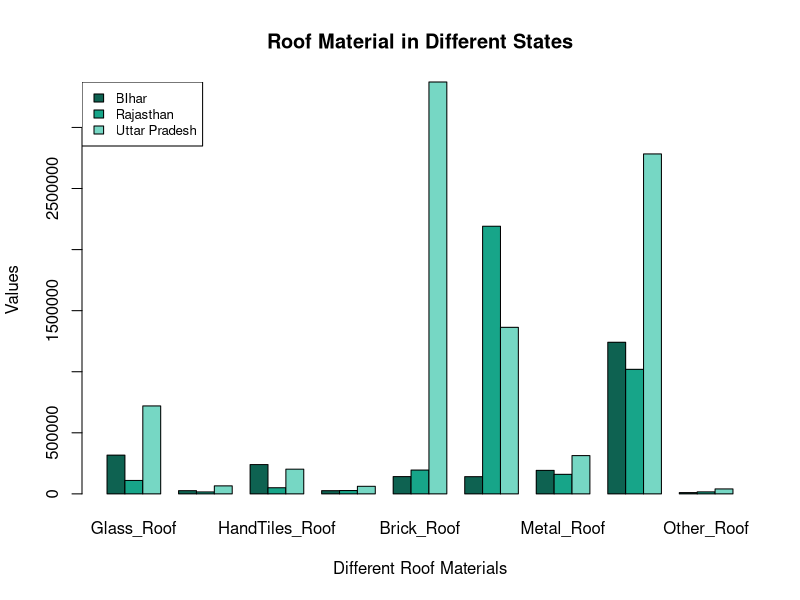
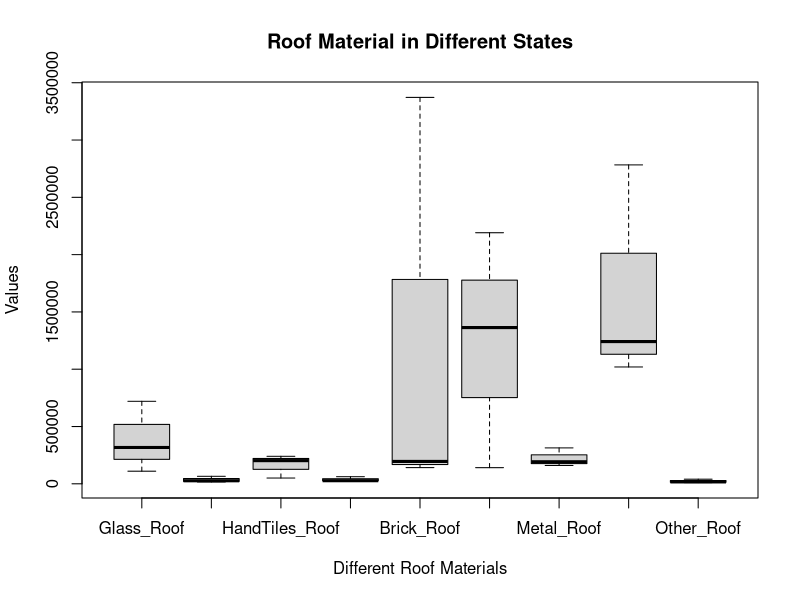

These figures' R source, in order:
# B. Segregate the Data for Bihar, Rajasthan and Uttar Pradesh.
#   1.For the material of roof in these states, can it be said that there is a pattern in 
#     these states? 
#     Does this pattern differ with respect to any of these states. 
#     Discuss the test statistic that would be used here.


# Importing data
DataUrban = read.csv("DataUrban.csv")

# Segregating Materials of Roof
Glass_Roof = tapply(DataUrban$Grass.Roof, DataUrban$StateName, sum, na.rm = TRUE)
Plastic_Roof = tapply(DataUrban$Plastic.Roof, DataUrban$StateName, sum, na.rm = TRUE)
HandTiles_Roof = tapply(DataUrban$HandTiles.Roof, DataUrban$StateName, sum, na.rm = TRUE)
MachineTile_Roof = tapply(DataUrban$MachineTiles.Roof, DataUrban$StateName, sum, na.rm = TRUE)
Brick_Roof = tapply(DataUrban$Brick.Roof, DataUrban$StateName, sum, na.rm = TRUE)
Slate_Roof = tapply(DataUrban$Slate.Roof, DataUrban$StateName, sum, na.rm = TRUE)
Metal_Roof = tapply(DataUrban$Metal.Roof, DataUrban$StateName, sum, na.rm = TRUE)
Concrete_Roof = tapply(DataUrban$Concrete.Roof, DataUrban$StateName, sum, na.rm = TRUE)
Other_Roof = tapply(DataUrban$Other.Roof, DataUrban$StateName, sum, na.rm = TRUE)

# Combining Data
RoofData = cbind(Glass_Roof, Plastic_Roof, HandTiles_Roof, MachineTile_Roof, Brick_Roof,
                 Slate_Roof, Metal_Roof, Concrete_Roof, Other_Roof)

# Selecting particular 3 states
Sel_RoofData = RoofData[c(1,5,6),]

# Plotting
barplot(Sel_RoofData, beside=T, 
        main = "Roof Material in Different States",
        xlab = "Different Roof Materials",
        ylab = "Values",
        col=c("#0E6251","#17A589","#76D7C4"))
legend(x = "topleft", 
       legend = c("BIhar", "Rajasthan", "Uttar Pradesh"), 
       cex =.8, 
       fill= c("#0E6251","#17A589", "#76D7C4"))


boxplot(Sel_RoofData, beside=T, 
        main = "Roof Material in Different States",
        xlab = "Different Roof Materials",
        ylab = "Values")

# T-Test
t.test(Sel_RoofData)
